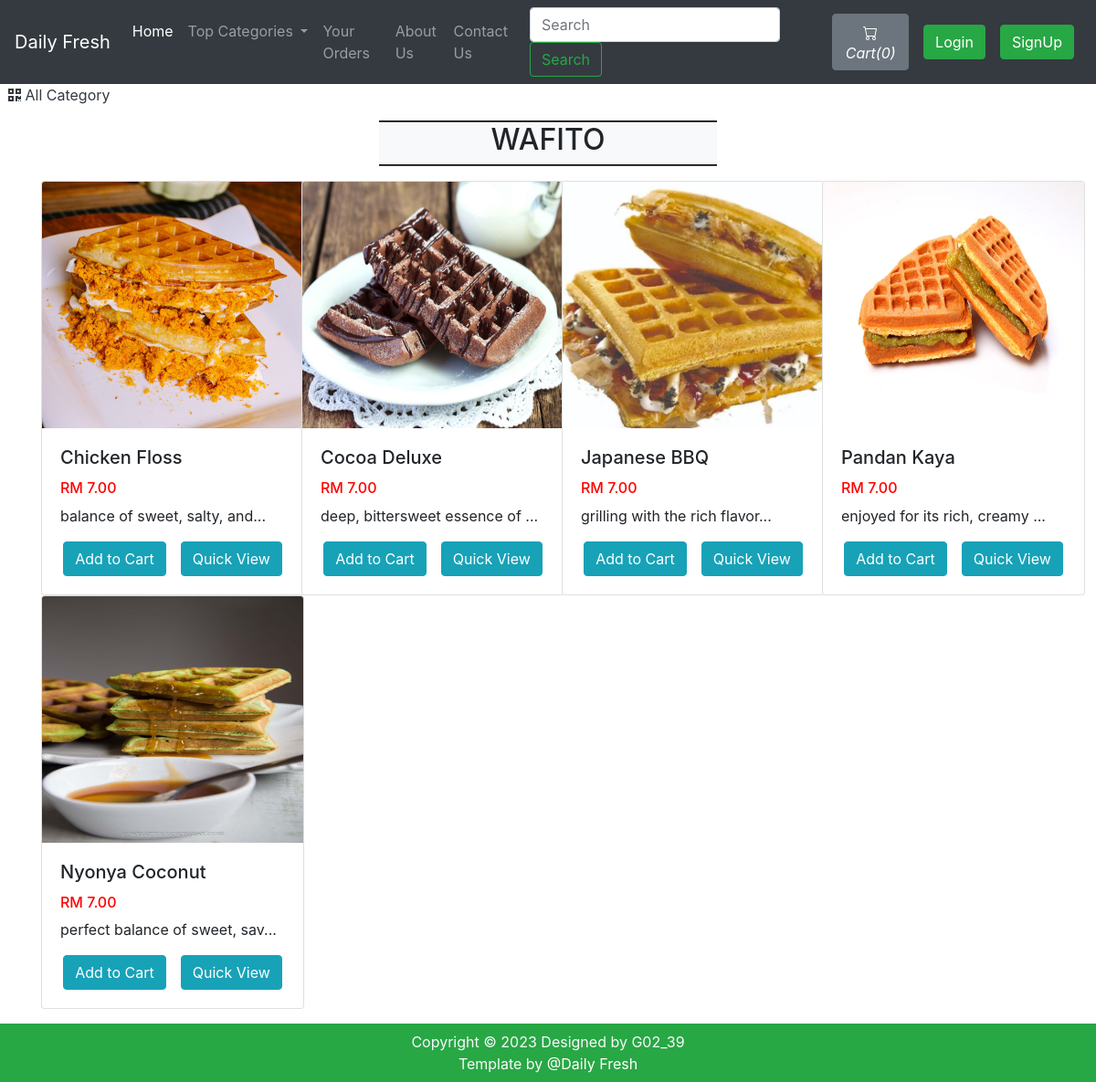
The page /viewPizzaList.php?catid=2 on the database as committed earlier.
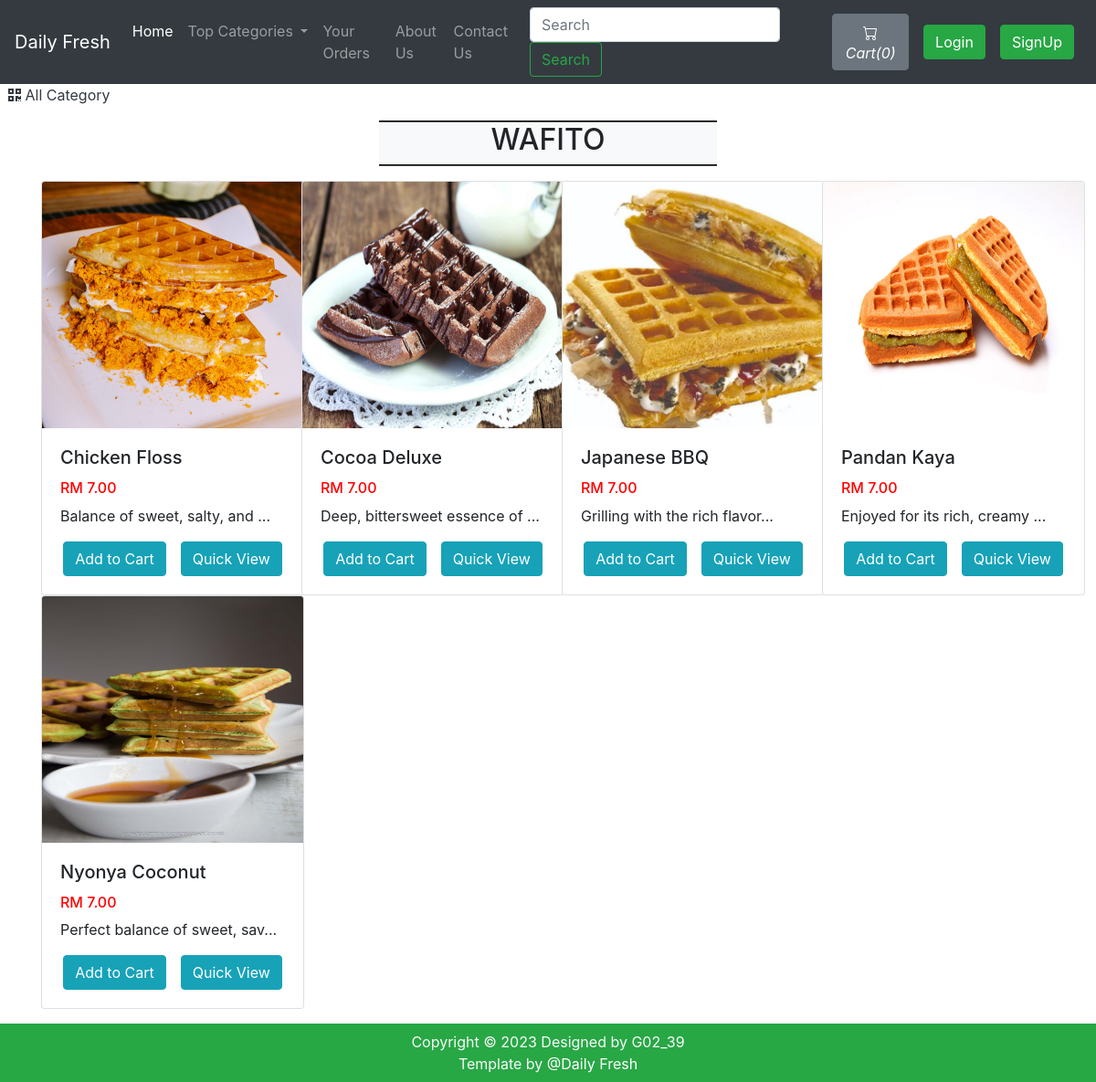
The same page on the database as committed later.
### tables this page shows
CREATE TABLE `sitedetail` (
  `tempId` int(11) NOT NULL,
  `systemName` varchar(21) NOT NULL,
  `email` varchar(35) NOT NULL,
  `contact1` bigint(21) NOT NULL,
  `contact2` bigint(21) DEFAULT NULL COMMENT 'Optional',
  `address` text NOT NULL,
  `dateTime` datetime NOT NULL DEFAULT current_timestamp()
);

CREATE TABLE `pizza` (
  `pizzaId` int(12) NOT NULL,
  `pizzaName` varchar(255) NOT NULL,
  `pizzaPrice` int(12) NOT NULL,
  `pizzaDesc` text NOT NULL,
  `pizzaCategorieId` int(12) NOT NULL,
  `pizzaPubDate` datetime NOT NULL DEFAULT current_timestamp()
);

### viewPizzaList.php (the view, shortened to what this page needs)
<!doctype html>
<html lang="en">
<head>
    <link rel="stylesheet" href="https://stackpath.bootstrapcdn.com/bootstrap/4.4.1/css/bootstrap.min.css">
    <link rel="stylesheet" href="https://use.fontawesome.com/releases/v5.8.2/css/all.css">
</head>
<body>
    <?php include 'partials/_dbconnect.php';?>
    <?php require 'partials/_nav.php' ?>
    <div>&nbsp;
        <a href="index.php" class="active text-dark">
        <i class="fas fa-qrcode"></i>
            <span>All Category</span>
        </a>
    </div>
    <div class="container my-3" id="cont">
        <div class="col-lg-4 text-center bg-light my-3" style="margin:auto;border-top: 2px groove black;border-bottom: 2px groove black;">
            <h2 class="text-center"><span id="catTitle">Items</span></h2>
        </div>
        <div class="row">
        <?php
            $id = $_GET['catid'];
            $sql = "SELECT * FROM `pizza` WHERE pizzaCategorieId = $id";
            $result = mysqli_query($conn, $sql);
            while($row = mysqli_fetch_assoc($result)){
                $pizzaId = $row['pizzaId'];
                $pizzaName = $row['pizzaName'];
                $pizzaPrice = $row['pizzaPrice'];
                $pizzaDesc = $row['pizzaDesc'];
                echo '<div class="col-xs-3 col-sm-3 col-md-3">
                        <div class="card" style="width: 18rem;">
                            <img src="img/food-'.$pizzaId. '.jpg" class="card-img-top" alt="image for this item" width="249px" height="270px">
                            <div class="card-body">
                                <h5 class="card-title">' . substr($pizzaName, 0, 21). '</h5>
                                <h6 style="color: #ff0000">RM '.$pizzaPrice. '.00</h6>
                                <p class="card-text">' . substr($pizzaDesc, 0, 29). '...</p>
                                <div class="row justify-content-center">';
                                if($loggedin){
                                    $quaSql = "SELECT `itemQuantity` FROM `viewcart` WHERE pizzaId = '$pizzaId' AND `userId`='$userId'";
                                    $quaresult = mysqli_query($conn, $quaSql);
                                    $quaExistRows = mysqli_num_rows($quaresult);
                                    if($quaExistRows == 0) {
                                        echo '<form action="partials/_manageCart.php" method="POST">
                                              <input type="hidden" name="itemId" value="'.$pizzaId. '">
                                              <button type="submit" name="addToCart" class="btn btn-info mx-2">Add to Cart</button>';
                                    }else {
                                        echo '<a href="viewCart.php"><button class="btn btn-info mx-2">Go to Cart</button></a>';
                                    }
                                }
                                else{
                                    echo '<button class="btn btn-info mx-2" data-toggle="modal" data-target="#loginModal">Add to Cart</button>';
                                }
                            echo '</form>
                                <a href="viewPizza.php?pizzaid=' . $pizzaId . '" class="mx-2"><button class="btn btn-info">Quick View</button></a>
                                </div>
                            </div>
                        </div>
                    </div>';
            }
            ?>
        </div>
    </div>
    <?php require 'partials/_footer.php' ?>
</body>
</html>

### partials/_nav.php (shortened to what this page needs)
<?php
if(isset($_SESSION['loggedin']) && $_SESSION['loggedin']==true){
  $loggedin= true;
  $userId = $_SESSION['userId'];
  $username = $_SESSION['username'];
}
else{
  $loggedin = false;
  $userId = 0;
}
$sql = "SELECT * FROM `sitedetail`";
$result = mysqli_query($conn, $sql);
$row = mysqli_fetch_assoc($result);
$systemName = $row['systemName'];
echo '<nav class="navbar navbar-expand-lg navbar-dark bg-dark">
      <a class="navbar-brand" href="index.php">'.$systemName.'</a>
      <button class="navbar-toggler" type="button" data-toggle="collapse" data-target="#navbarSupportedContent" aria-controls="navbarSupportedContent" aria-expanded="false" aria-label="Toggle navigation">
        <span class="navbar-toggler-icon"></span>
      </button>
      <div class="collapse navbar-collapse" id="navbarSupportedContent">
        <ul class="navbar-nav mr-auto">
          <li class="nav-item active">
            <a class="nav-link" href="index.php">Home <span class="sr-only">(current)</span></a>
          </li>
          <li class="nav-item dropdown">
            <a class="nav-link dropdown-toggle" href="#" id="navbarDropdown" role="button" data-toggle="dropdown" aria-haspopup="true" aria-expanded="false">
              Top Categories
            </a>
            <div class="dropdown-menu" aria-labelledby="navbarDropdown">';
            echo '</div>
          </li>
          <li class="nav-item">
            <a class="nav-link" href="viewOrder.php">Your Orders</a>
          </li>
          <li class="nav-item">
            <a class="nav-link" href="about.php">About Us</a>
          </li>
          <li class="nav-item">
            <a class="nav-link" href="contact.php">Contact Us</a>
          </li>
        </ul>
        <form method="get" action="/DailyFreshOrderingSystem/search.php" class="form-inline my-2 my-lg-0 mx-3">
          <input class="form-control mr-sm-2" type="search" name="search" id="search" placeholder="Search" aria-label="Search" required>
          <button class="btn btn-outline-success my-2 my-sm-0" type="submit">Search</button>
        </form>';
        $countsql = "SELECT SUM(`itemQuantity`) FROM `viewcart` WHERE `userId`=$userId";
        $countresult = mysqli_query($conn, $countsql);
        $countrow = mysqli_fetch_assoc($countresult);
        $count = $countrow['SUM(`itemQuantity`)'];
        if(!$count) {
          $count = 0;
        }
        echo '<a href="viewCart.php"><button type="button" class="btn btn-secondary mx-2" title="MyCart">
          <svg xmlns="img/cart.svg" width="16" height="16" fill="currentColor" class="bi bi-cart" viewBox="0 0 16 16">
            <path d="M0 1.5A.5.5 0 0 1 .5 1H2a.5.5 0 0 1 .485.379L2.89 3H14.5a.5.5 0 0 1 .491.592l-1.5 8A.5.5 0 0 1 13 12H4a.5.5 0 0 1-.491-.408L2.01 3.607 1.61 2H.5a.5.5 0 0 1-.5-.5zM3.102 4l1.313 7h8.17l1.313-7H3.102zM5 12a2 2 0 1 0 0 4 2 2 0 0 0 0-4zm7 0a2 2 0 1 0 0 4 2 2 0 0 0 0-4zm-7 1a1 1 0 1 1 0 2 1 1 0 0 1 0-2zm7 0a1 1 0 1 1 0 2 1 1 0 0 1 0-2z"/>
          </svg>
          <i class="bi bi-cart">Cart(' .$count. ')</i>
        </button></a>';
        if($loggedin){
          echo '<ul class="navbar-nav mr-2">
            <li class="nav-item dropdown">
              <a class="nav-link dropdown-toggle" href="#" id="navbarDropdown" role="button" data-toggle="dropdown"> Welcome ' .$username. '</a>
              <div class="dropdown-menu" aria-labelledby="navbarDropdown">
                <a class="dropdown-item" href="partials/_logout.php">Logout</a>
              </div>
            </li>
          </ul>
          <div class="text-center image-size-small position-relative">
            <a href="viewProfile.php"><img src="img/person-' .$userId. '.jpg" class="rounded-circle" onError="this.src = \'img/profilePic.jpg\'" style="width:40px; height:40px"></a>
          </div>';
        }
        else {
          echo '
          <button type="button" class="btn btn-success mx-2"  data-toggle="modal" data-target="#loginModal">Login</button>
          <button type="button" class="btn btn-success mx-2"  data-toggle="modal" data-target="#signupModal">SignUp</button>';
        }
  echo '</div>
    </nav>';
?>

### partials/_footer.php
<div class="footer container-fluid bg-success text-light">
    <p class="text-center py-2 mb-0">Copyright © 2023 Designed by G02_39 <br>Template by <a href="https://github.com/darshankparmar" style="color:white" target="_blank" rel="noopener noreferrer">@Daily Fresh</a></p>
</div>

### viewPizzaList.php (style rules this page uses)
#cont { min-height : 570px; }

Rows that differ between the two databases and show on the page:
changed pizza "Chicken Floss": pizzaDesc "balance of sweet, salty, and" → "Balance of sweet, salty, and"
changed pizza "Cocoa Deluxe": pizzaDesc "deep, bittersweet essence of" → "Deep, bittersweet essence of"
changed pizza "Japanese BBQ": pizzaDesc "grilling with the rich flavor" → "Grilling with the rich flavor"
changed pizza "Pandan Kaya": pizzaDesc "enjoyed for its rich, creamy" → "Enjoyed for its rich, creamy"
changed pizza "Nyonya Coconut": pizzaDesc "perfect balance of sweet, sav" → "Perfect balance of sweet, sav"
